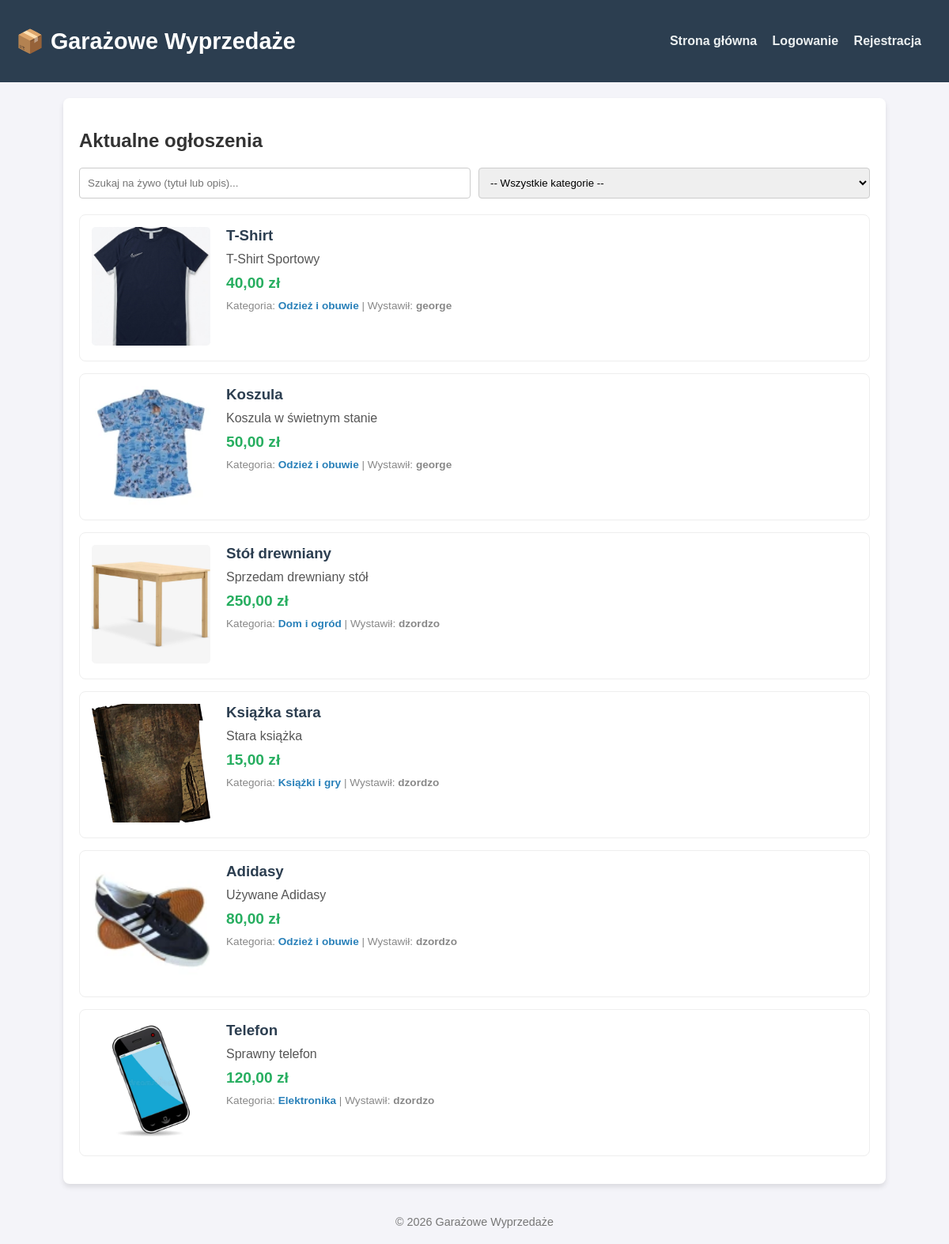
The page / on the database its author committed.
### tables this page shows
CREATE TABLE `items` (
  `id` int(11) NOT NULL,
  `user_id` int(11) NOT NULL,
  `category_id` int(11) NOT NULL,
  `title` varchar(100) NOT NULL,
  `description` text NOT NULL,
  `price` decimal(10,2) NOT NULL,
  `image_path` varchar(255) DEFAULT NULL,
  `created_at` timestamp NOT NULL DEFAULT current_timestamp()
);

CREATE TABLE `categories` (
  `id` int(11) NOT NULL,
  `name` varchar(50) NOT NULL
);

CREATE TABLE `users` (
  `id` int(11) NOT NULL,
  `username` varchar(50) NOT NULL,
  `email` varchar(100) NOT NULL,
  `password` varchar(255) NOT NULL,
  `created_at` timestamp NOT NULL DEFAULT current_timestamp(),
  `role` varchar(20) NOT NULL DEFAULT 'user'
);

### search_ajax.php (the view, shortened to what this page needs)
<?php
require_once 'config.php';
$sql = "SELECT items.*, categories.name AS category_name, users.username
        FROM items
        JOIN categories ON items.category_id = categories.id
        JOIN users ON items.user_id = users.id
        WHERE 1=1";
$params = [];
$sql .= " ORDER BY items.created_at DESC";
$stmt = $pdo->prepare($sql);
$stmt->execute($params);
$items = $stmt->fetchAll();
if(count($items) > 0) {
    foreach($items as $item) {
        $imgHtml = ($item['image_path'] && file_exists($item['image_path']))
            ? '<img src="' . htmlspecialchars($item['image_path']) . '" class="item-image">'
            : '<div class="item-placeholder">Brak zdjęcia</div>';
        $shortDesc = htmlspecialchars(mb_strimwidth($item['description'], 0, 100, '...'));
        $priceFormatted = number_format($item['price'], 2, ',', ' ') . ' zł';
        echo '
        <div class="item-card">
            <div>' . $imgHtml . '</div>
            <div class="item-info">
                <h3 class="item-title">
                    <a href="item_details.php?id=' . $item['id'] . '">' . htmlspecialchars($item['title']) . '</a>
                </h3>
                <p class="item-desc">' . $shortDesc . '</p>
                <p class="item-price">' . $priceFormatted . '</p>
                <p class="item-meta">
                    Kategoria: <a href="index.php?category=' . $item['category_id'] . '">' . htmlspecialchars($item['category_name']) . '</a>
                    | Wystawił: <strong>' . htmlspecialchars($item['username']) . '</strong>
                </p>
            </div>
        </div>';
    }
} else {
    echo '<p>Brak ogłoszeń spełniających podane kryteria.</p>';
}
?>

### header.php (shortened to what this page needs)
<!DOCTYPE html>
<html lang="pl">
<head>
    <link rel="stylesheet" href="style.css">
</head>
<body>
    <header>
        <div>
            <h2><a href="index.php" style="color: white; font-size: 1.2em;">📦 Garażowe Wyprzedaże</a></h2>
        </div>
        <nav>
            <a href="index.php">Strona główna</a>
            <?php if(isset($_SESSION['user_id'])): ?>
                <a href="add_item.php">➕ Dodaj ogłoszenie</a>
                <a href="logout.php">Wyloguj (<?= htmlspecialchars($_SESSION['username']) ?>)</a>
            <?php else: ?>
                <a href="login.php">Logowanie</a>
                <a href="register.php">Rejestracja</a>
            <?php endif; ?>
        </nav>
    </header>
    <div class="container">

### index.php (shortened to what this page needs)
<?php
require_once 'config.php';
$search = $_GET['search'] ?? '';
$sql = "SELECT items.*, categories.name AS category_name, users.username
        FROM items
        JOIN categories ON items.category_id = categories.id
        JOIN users ON items.user_id = users.id
        WHERE 1=1";
$params = [];
$sql .= " ORDER BY items.created_at DESC";
$stmt = $pdo->prepare($sql);
$stmt->execute($params);
$items = $stmt->fetchAll();
require_once 'header.php';
?>
<h2>Aktualne ogłoszenia</h2>
<form class="filters-form" onsubmit="return false;">
    <input type="text" id="search-input" name="search" placeholder="Szukaj na żywo (tytuł lub opis)..." value="<?= htmlspecialchars($search) ?>">
    <select id="category-select" name="category">
        <option value="">-- Wszystkie kategorie --</option>
    </select>
</form>
<div id="results-container">
    <?php include 'search_ajax.php'; ?>
</div>
<?php require_once 'footer.php'; ?>

### footer.php (shortened to what this page needs)
    </div>
    <footer style="text-align: center; padding: 20px; font-size: 0.9em; color: #777;">
        &copy; <?= date('Y') ?> Garażowe Wyprzedaże
    </footer>
</body>
</html>

### style.css (style rules this page uses)
body { font-family: Arial, sans-serif; background-color: #f4f4f9; margin: 0; padding: 0; color: #333; }
header { background-color: #2c3e50; color: white; padding: 15px 20px; display: flex; justify-content: space-between; align-items: center; }
header a { color: #ecf0f1; text-decoration: none; margin-right: 15px; font-weight: bold; }
.container { max-width: 1000px; margin: 20px auto; padding: 20px; background: white; border-radius: 8px; box-shadow: 0 4px 6px rgba(0, 0, 0, 0.1); }
input[type="text"], input[type="password"], input[type="email"], input[type="number"], select, textarea { width: 100%; padding: 10px; margin: 8px 0; border: 1px solid #ccc; border-radius: 4px; box-sizing: border-box; }
.filters-form { margin-bottom: 20px; display: flex; gap: 10px; }
.filters-form input, .filters-form select { margin: 0; flex-grow: 1; }
.item-card { display: flex; border: 1px solid #eee; margin-bottom: 15px; padding: 15px; border-radius: 8px; background: #fff; gap: 20px; }
.item-image { width: 150px; height: 150px; object-fit: cover; border-radius: 5px; }
.item-info { flex-grow: 1; }
.item-title { margin: 0 0 10px 0; }
.item-title a { text-decoration: none; color: #2c3e50; }
.item-desc { margin: 0 0 10px 0; color: #555; }
.item-price { font-size: 1.2em; font-weight: bold; color: #27ae60; margin: 0 0 10px 0; }
.item-meta { margin: 0; font-size: 0.85em; color: #888; }
.item-meta a { color: #2980b9; text-decoration: none; font-weight: bold; }

### rows shown on the page
items: image_path (picture), title "T-Shirt", description "T-Shirt Sportowy", price "40,00 zł", category.name "Odzież i obuwie", user.username "george"
items: image_path (picture), title "Koszula", description "Koszula w świetnym stanie", price "50,00 zł", category.name "Odzież i obuwie", user.username "george"
items: image_path (picture), title "Stół drewniany", description "Sprzedam drewniany stół", price "250,00 zł", category.name "Dom i ogród", user.username "dzordzo"
items: image_path (picture), title "Książka stara", description "Stara książka", price "15,00 zł", category.name "Książki i gry", user.username "dzordzo"
items: image_path (picture), title "Adidasy", description "Używane Adidasy", price "80,00 zł", category.name "Odzież i obuwie", user.username "dzordzo"
items: image_path (picture), title "Telefon", description "Sprawny telefon", price "120,00 zł", category.name "Elektronika", user.username "dzordzo"
